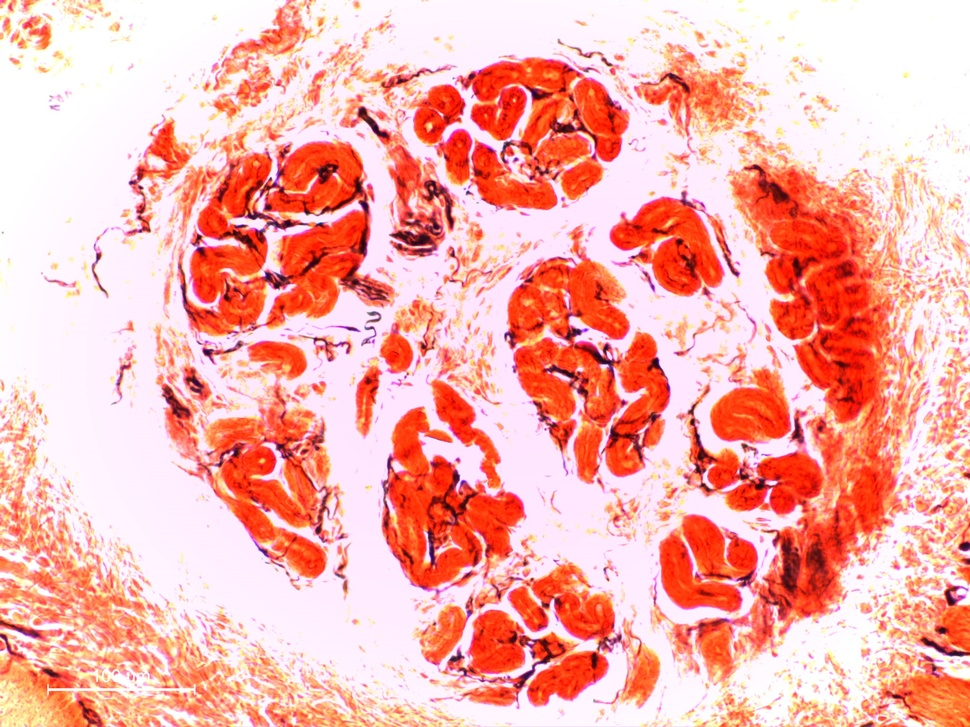
#> input picture 2-1_85%.jpg, 970 x 727 px, shrunk from 2048 x 1536 before the run
$ python slic.py
#> lines starting #> are read from the running program, lines starting #| are printed output that depends on the picture
from skimage.segmentation import slic
from skimage.segmentation import mark_boundaries
from skimage.util import img_as_float
import matplotlib.pyplot as plt
import cv2

font = {'family': 'DejaVu Sans',
        'weight': 'bold',
        'size': 16}

plt.rc('font', **font)

# load the image and convert it to a floating point data type
img = img_as_float(cv2.imread('2-1_85%.jpg'))
img = img[..., ::-1]
fig = plt.figure()

# numbers of segments and the std
segments = slic(img, n_segments=250, sigma=5)
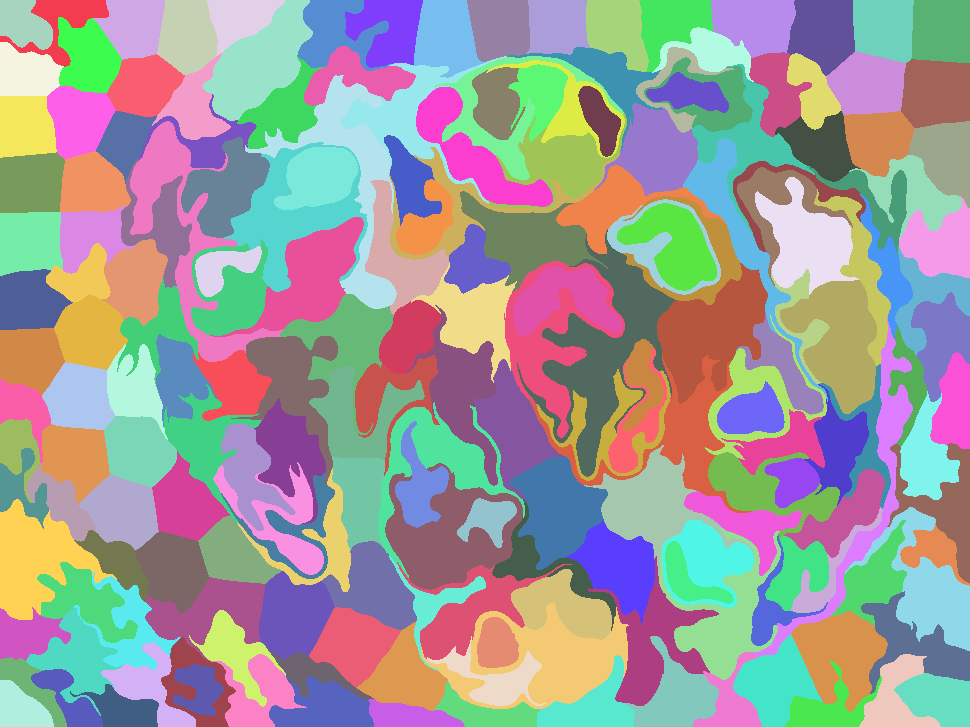
#> segments: shape (727, 970) int64; 200 distinct labels, from 1 to 200; one colour per label, 0 black

# show the output of SLIC
ax = fig.add_subplot()
ax.set_title("Superpixels -- 250 segments")
ax.imshow(mark_boundaries(img, segments))
plt.axis("off")

# show the plots
plt.show()
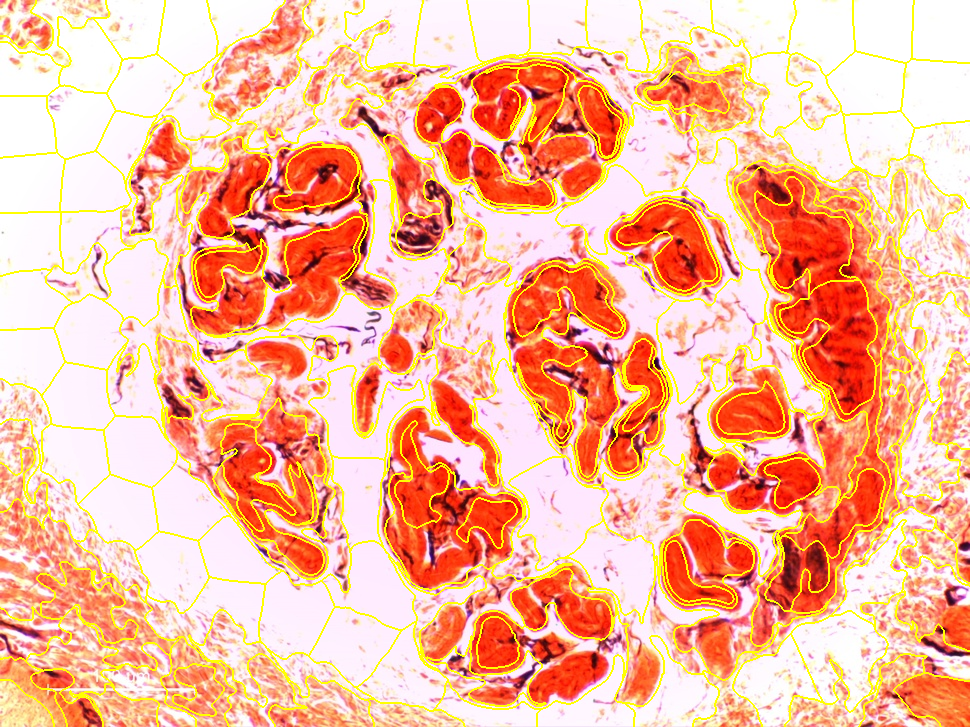
#> shown: shape (727, 970, 3) float64; mean R, G, B 0.971, 0.732, 0.607
